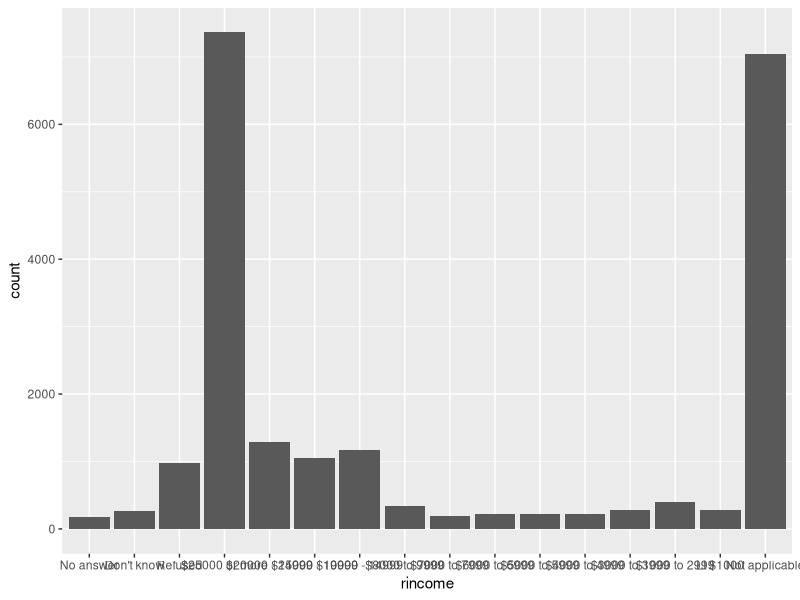
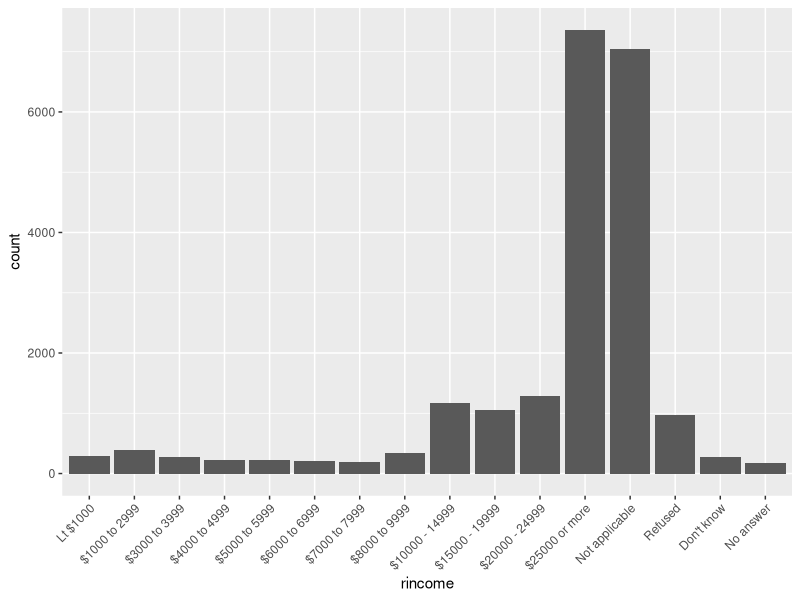
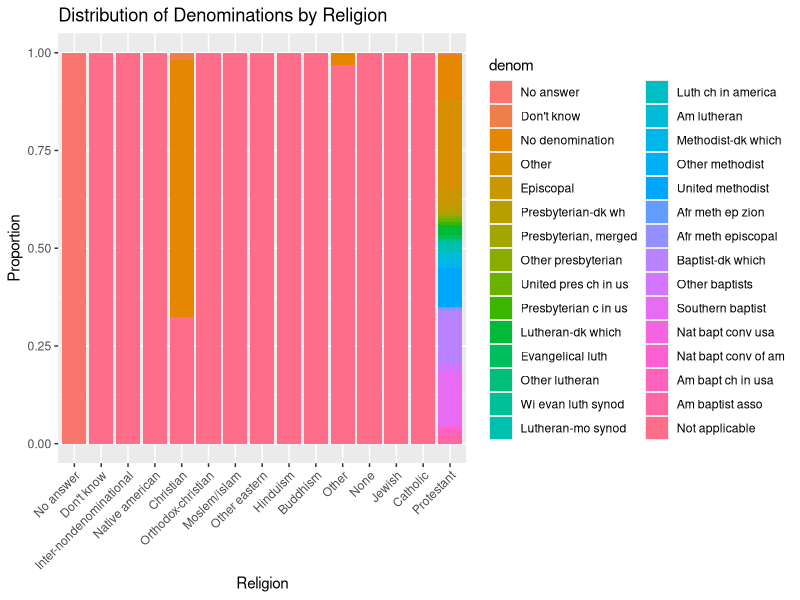
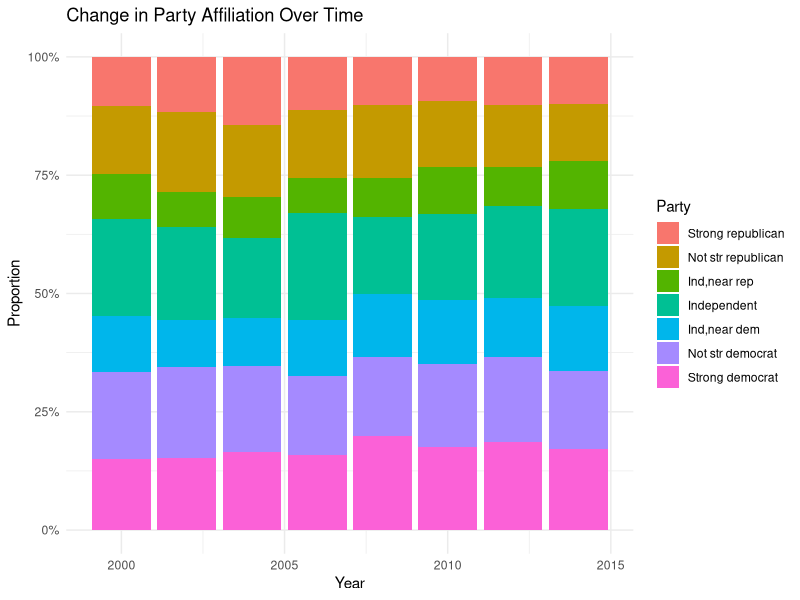

Write R code to recreate these figures, in order.
## ---- chunk 1

library(stringr)
library(forcats)
library(ggplot2)

## ---- chunk 2
plot <- ggplot(gss_cat, aes(rincome)) +
  geom_bar() +
  scale_x_discrete(drop = FALSE)

plot

## ---- chunk 3

income_levels <- c("Lt $1000", "$1000 to 2999", "$3000 to 3999", "$4000 to 4999", 
                   "$5000 to 5999", "$6000 to 6999", "$7000 to 7999", "$8000 to 9999", 
                   "$10000 - 14999", "$15000 - 19999", "$20000 - 24999", "$25000 or more", 
                   "Not applicable", "Refused", "Don't know", "No answer")

# Convert rincome to a factor with defined levels
gss_cat$rincome <- factor(gss_cat$rincome, levels = income_levels)

# Plot
plot <- ggplot(gss_cat, aes(x = rincome)) +
  geom_bar() +
  scale_x_discrete(drop = FALSE) +  # Ensures all levels are shown
  theme(axis.text.x = element_text(angle = 45, hjust = 1))  # Improve label readability

plot

## ---- chunk 4
data <- forcats::gss_cat

#Look at the parties
summary(data$partyid)

##The max partyID from the data set is:
max(summary(data$partyid))
which.max(table(data$partyid))

#Look at the religions
summary(data$relig)

##The max religion from the data set is:
max(summary(data$relig))
which.max(table(data$relig))

## ---- chunk 5

data <- forcats::gss_cat

# Create a contingency table
table_relig_denom <- table(data$relig, data$denom)

knitr::kable(table_relig_denom)

# Plot
ggplot(data, aes(x = relig, fill = denom)) +
  geom_bar(position = "fill") +
  theme(axis.text.x = element_text(angle = 45, hjust = 1)) +
  labs(title = "Distribution of Denominations by Religion", x = "Religion", y = "Proportion")

## ---- chunk 6
library(ggplot2)
library(dplyr)

# Prepare the data by grouping and summarizing
party_time_series <- data %>%
  group_by(year, partyid) %>%
  summarise(count = n(), .groups = "drop") %>%
  mutate(total = sum(count), proportion = count / total)

# Filter for major party categories to simplify the plot
party_time_series <- party_time_series %>%
  filter(partyid %in% c("Strong democrat", "Not str democrat", "Independent", "Strong republican", "Not str republican", "Ind,near dem", "Ind,near rep"))

# Plotting
ggplot(party_time_series, aes(x = year, y = proportion, fill = partyid)) +
  geom_bar(stat = "identity", position = "fill") +
  scale_y_continuous(labels = scales::percent_format()) +
  labs(x = "Year", y = "Proportion", title = "Change in Party Affiliation Over Time", fill = "Party") +
  theme_minimal()

## ---- chunk 7
library(dplyr)

# Assuming 'data' is your dataframe and 'rincome' is the income column

# Recategorize income into broader categories
data <- data %>%
  mutate(rincome_group = case_when(
    rincome %in% c("$3000 to 3999", "$5000 to 5999", "$8000 to 9999", "$7000 to 7999", "$1000 to 2999", "Lt $1000") ~ "Low Income",
    rincome %in% c("$10000 - 14999", "$15000 - 19999", "$20000 - 24999") ~ "Middle Income",
    rincome %in% c("$25000 or more") ~ "High Income",
    rincome %in% c("Not applicable", "Refused", "Don't know", "No answer") ~ "Unknown",
    TRUE ~ "Other"
  ))

# Check the modified data
table(data$rincome_group)



